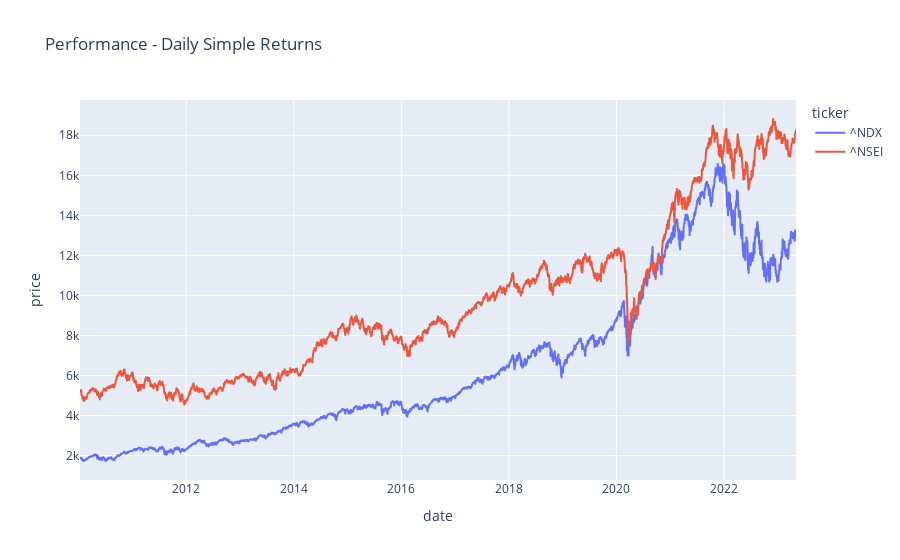

Notebook cell for this chart:
### Markdown cell above
# Lead-Lag Relationship:

### Code cell
fig = px.line(df_mod, x='date',
              y='price', color='ticker',
              title='Performance - Daily Simple Returns',
              labels={'daily_return_pct':'daily returns (%)'})
fig.show()

### Figure 1 — Plotly figure (JSON) as saved in the notebook; plotly's stock layout.template omitted (floating-point values rounded to 4 significant figures; data arrays with more than 128 entries replaced by an {"elided": "..."} marker saying what was removed)
{"data": [{"hovertemplate": "ticker=^NDX<br>date=%{x}<br>price=%{y}<extra></extra>", "legendgroup": "^NDX", "line": {"color": "#636efa", "dash": "solid"}, "marker": {"symbol": "circle"}, "mode": "lines", "name": "^NDX", "showlegend": true, "type": "scattergl", "x": {"elided": "3352 str values"}, "xaxis": "x", "y": {"elided": "3352 float values"}, "yaxis": "y"}, {"hovertemplate": "ticker=^NSEI<br>date=%{x}<br>price=%{y}<extra></extra>", "legendgroup": "^NSEI", "line": {"color": "#EF553B", "dash": "solid"}, "marker": {"symbol": "circle"}, "mode": "lines", "name": "^NSEI", "showlegend": true, "type": "scattergl", "x": {"elided": "3266 str values"}, "xaxis": "x", "y": {"elided": "3266 float values"}, "yaxis": "y"}], "layout": {"legend": {"title": {"text": "ticker"}, "tracegroupgap": 0}, "title": {"text": "Performance - Daily Simple Returns"}, "xaxis": {"anchor": "y", "domain": [0, 1], "title": {"text": "date"}}, "yaxis": {"anchor": "x", "domain": [0, 1], "title": {"text": "price"}}}}
